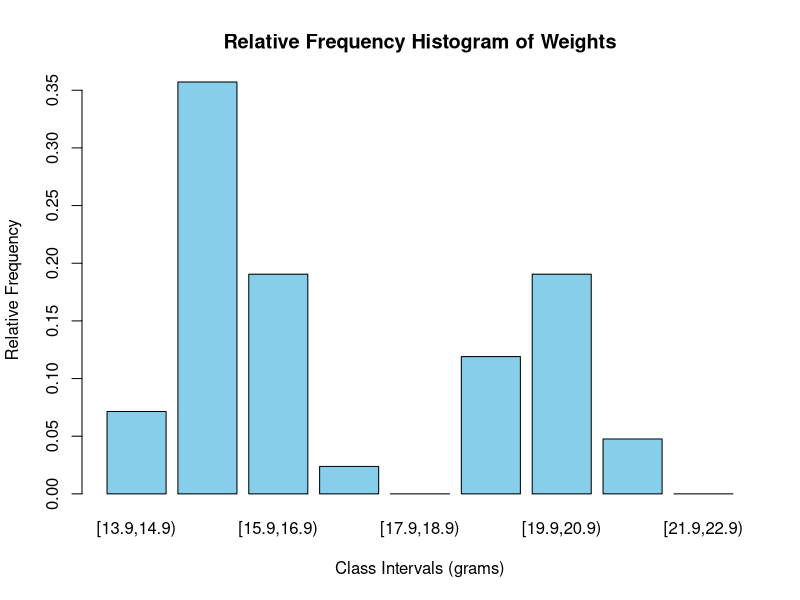
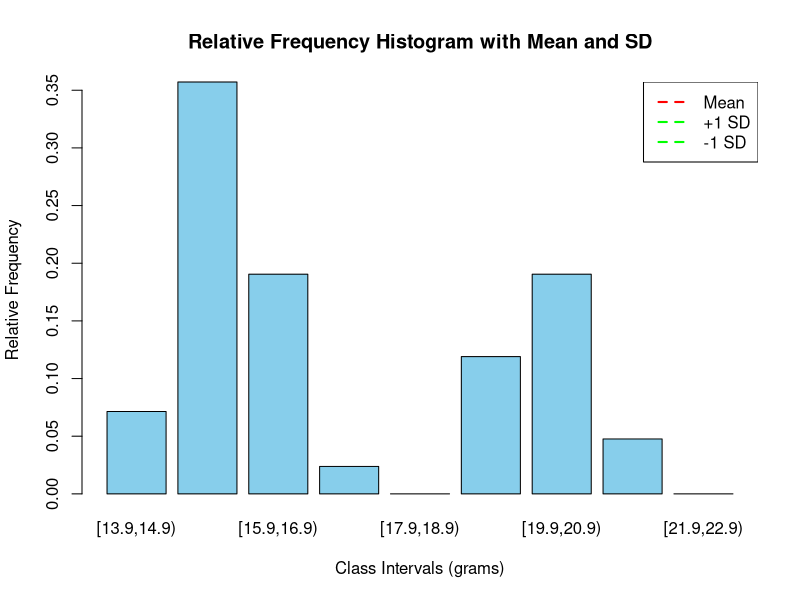

Recreate these plots in R, in order.
# Step 1: Data Preparation
weights <- c(
  19.8, 20.3, 20.2, 19.6, 20.0, 19.4, 15.4, 19.9, 20.5, 20.5, 19.8, 15.5, 21.8, 20.0, 15.4, 
  20.6, 15.7, 20.4, 21.3, 16.7, 15.6, 14.2, 15.9, 16.8, 15.2, 15.0, 16.0, 16.4, 15.4, 16.0,  # nolint: trailing_whitespace_linter, line_length_linter.
  16.1, 17.0, 16.0, 15.1, 14.1, 15.8, 15.7, 16.6, 15.2, 15.5, 14.9, 15.3
)

# Step 2: Group Data into Classes and Create a Relative Frequency Histogram
breaks <- seq(13.95, 22.95, by = 1)  # Class boundaries
class_intervals <- cut(weights, breaks, right = FALSE)

# Calculate frequency and relative frequency
freq_table <- table(class_intervals)
rel_freq <- prop.table(freq_table)

# Plot the relative frequency histogram
barplot(
  rel_freq, 
  main = "Relative Frequency Histogram of Weights",
  xlab = "Class Intervals (grams)", 
  ylab = "Relative Frequency",
  col = "skyblue", 
  border = "black"
)

# Step 3: Calculate the Sample Mean and Standard Deviation
sample_mean <- mean(weights)
sample_sd <- sd(weights)

# Print the results
cat("Sample Mean:", sample_mean, "\n")
cat("Sample Standard Deviation:", sample_sd, "\n")

# Step 4: Overlay Mean and Standard Deviation on the Histogram
barplot(
  rel_freq, 
  main = "Relative Frequency Histogram with Mean and SD",
  xlab = "Class Intervals (grams)", 
  ylab = "Relative Frequency",
  col = "skyblue", 
  border = "black"
)

# Add mean and standard deviation lines
abline(v = sample_mean, col = "red", lwd = 2, lty = 2)  # Mean
abline(v = sample_mean + sample_sd, col = "green", lwd = 2, lty = 2)  # +1 SD
abline(v = sample_mean - sample_sd, col = "green", lwd = 2, lty = 2)  # -1 SD
legend("topright", legend = c("Mean", "+1 SD", "-1 SD"), col = c("red", "green", "green"), lty = 2, lwd = 2)